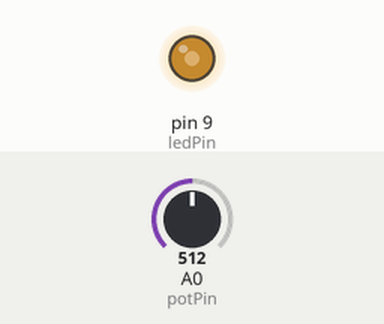
A sketch run on a simulated Arduino Uno, built with avr-gcc and run on an emulated ATmega328P. Parts: output pins drawn as LEDs (lit = HIGH). The test bench sets the inputs (shaded band); at power-on: A0 (potPin) = 512.

Above: at 1.2 s.
1.3 s: A0 (potPin) set to 716
At 2.5 s:
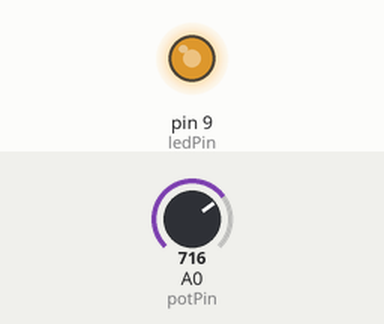
2.8 s: A0 (potPin) set to 900
At 4.0 s:
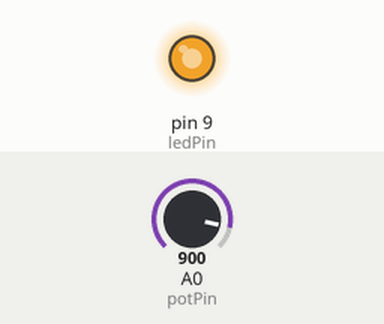
4.3 s: A0 (potPin) set to 122
At 5.0 s:
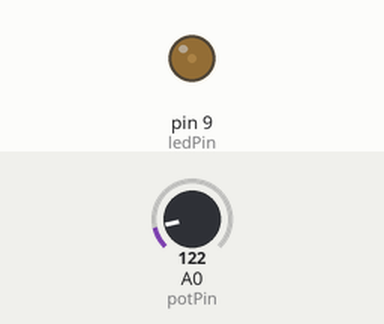
5.8 s: A0 (potPin) set to 0
At 6.4 s:
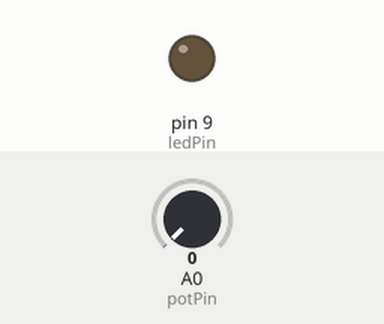
7.3 s: A0 (potPin) set to 511
At 8.5 s:
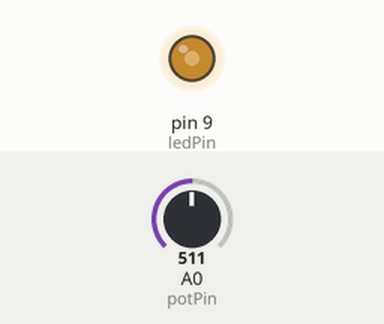
Timing chart, 0 to 9.8 s (numbered marks = the images above; inputs shaded):
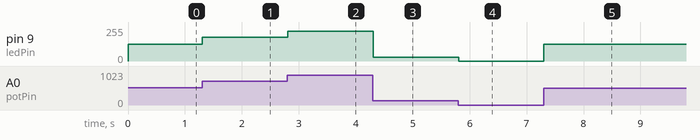

The sketch:

potentiometer_reading.ino
```cpp
int potPin = A0;        // Potentiometer connected to A0
int ledPin = 9;         // LED connected to PWM pin 9
int potValue = 0;       // To store analog value
int ledBrightness = 0;  // To store PWM value (0-255)

void setup() {
  pinMode(ledPin, OUTPUT);  // Set pin 9 as output
}

void loop() {
  potValue = analogRead(potPin);                 // Read from potentiometer (0 to 1023)
  ledBrightness = map(potValue, 0, 1023, 0, 255); // Convert to 0–255 for PWM
  analogWrite(ledPin, ledBrightness);            // Set LED brightness
  delay(10); // Small delay for stability
}
```

Measured:
- after the input at 1.3 s, pin 9 (ledPin): 127/255 → 178/255 at once
- after the input at 2.8 s, pin 9 (ledPin): 178/255 → 224/255 at once
- after the input at 4.3 s, pin 9 (ledPin): 224/255 → 30/255 at once
- after the input at 5.8 s, pin 9 (ledPin): 30/255 → 0/255 at once
- after the input at 7.3 s, pin 9 (ledPin): 0/255 → 127/255 at once
